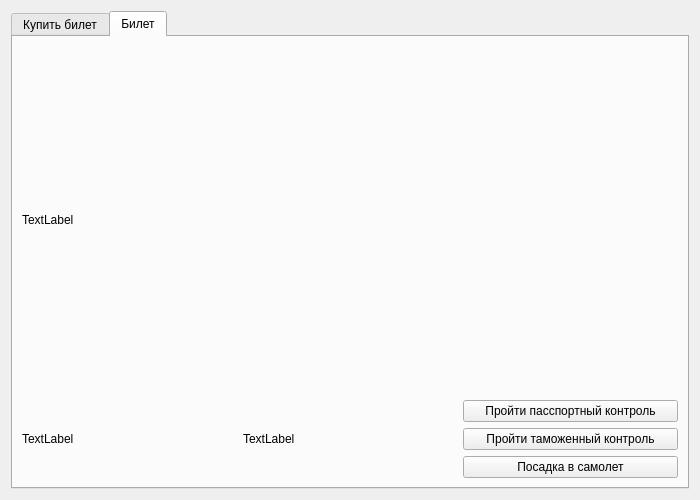
<?xml version="1.0" encoding="UTF-8"?>
<ui version="4.0">
 <class>Ticket</class>
 <widget class="QDialog" name="Ticket">
  <property name="geometry">
   <rect>
    <x>0</x>
    <y>0</y>
    <width>700</width>
    <height>500</height>
   </rect>
  </property>
  <property name="sizePolicy">
   <sizepolicy hsizetype="Preferred" vsizetype="Preferred">
    <horstretch>0</horstretch>
    <verstretch>0</verstretch>
   </sizepolicy>
  </property>
  <property name="minimumSize">
   <size>
    <width>700</width>
    <height>500</height>
   </size>
  </property>
  <property name="maximumSize">
   <size>
    <width>700</width>
    <height>500</height>
   </size>
  </property>
  <property name="windowTitle">
   <string>Dialog</string>
  </property>
  <layout class="QGridLayout" name="gridLayout">
   <item row="0" column="0">
    <widget class="QTabWidget" name="tabWidget">
     <property name="currentIndex">
      <number>1</number>
     </property>
     <widget class="QWidget" name="tab">
      <attribute name="title">
       <string>Купить билет</string>
      </attribute>
      <layout class="QGridLayout" name="gridLayout_5">
       <item row="0" column="1" rowspan="2">
        <widget class="QScrollArea" name="scrollArea">
         <property name="widgetResizable">
          <bool>true</bool>
         </property>
         <widget class="QWidget" name="scrollAreaWidgetContents">
          <property name="geometry">
           <rect>
            <x>0</x>
            <y>0</y>
            <width>325</width>
            <height>402</height>
           </rect>
          </property>
          <layout class="QVBoxLayout" name="verticalLayout">
           <item>
            <layout class="QGridLayout" name="gridLayout_buy_seats"/>
           </item>
          </layout>
         </widget>
        </widget>
       </item>
       <item row="1" column="0">
        <layout class="QGridLayout" name="gridLayout_3">
         <item row="0" column="0" colspan="2">
          <widget class="QLabel" name="label_3">
           <property name="text">
            <string>Данные пассажира</string>
           </property>
           <property name="alignment">
            <set>Qt::AlignCenter</set>
           </property>
          </widget>
         </item>
         <item row="4" column="0">
          <widget class="QLabel" name="label_10">
           <property name="text">
            <string>Серия Номер</string>
           </property>
          </widget>
         </item>
         <item row="2" column="1">
          <widget class="QLineEdit" name="lineEdit_lastname"/>
         </item>
         <item row="1" column="1">
          <widget class="QLineEdit" name="lineEdit_name"/>
         </item>
         <item row="2" column="0">
          <widget class="QLabel" name="label_7">
           <property name="text">
            <string>Фамилия</string>
           </property>
          </widget>
         </item>
         <item row="1" column="0">
          <widget class="QLabel" name="label_6">
           <property name="text">
            <string>Имя</string>
           </property>
          </widget>
         </item>
         <item row="5" column="1">
          <widget class="QComboBox" name="comboBox_buy_baggage">
           <item>
            <property name="text">
             <string>Да</string>
            </property>
           </item>
           <item>
            <property name="text">
             <string>Нет</string>
            </property>
           </item>
          </widget>
         </item>
         <item row="3" column="1">
          <widget class="QComboBox" name="comboBox_buy_gender">
           <item>
            <property name="text">
             <string>Мужской</string>
            </property>
           </item>
           <item>
            <property name="text">
             <string>Женский</string>
            </property>
           </item>
          </widget>
         </item>
         <item row="3" column="0">
          <widget class="QLabel" name="label_8">
           <property name="text">
            <string>Пол</string>
           </property>
          </widget>
         </item>
         <item row="4" column="1">
          <widget class="QLineEdit" name="lineEdit_buy_passport"/>
         </item>
         <item row="5" column="0">
          <widget class="QLabel" name="label_9">
           <property name="text">
            <string>Наличие багажа</string>
           </property>
          </widget>
         </item>
         <item row="6" column="0">
          <widget class="QLabel" name="label_11">
           <property name="text">
            <string>Выбранное место</string>
           </property>
          </widget>
         </item>
         <item row="6" column="1">
          <widget class="QLabel" name="label_buy_id_seat">
           <property name="font">
            <font>
             <pointsize>12</pointsize>
            </font>
           </property>
           <property name="text">
            <string/>
           </property>
          </widget>
         </item>
        </layout>
       </item>
       <item row="2" column="0" colspan="2">
        <widget class="QDialogButtonBox" name="buttonBox">
         <property name="standardButtons">
          <set>QDialogButtonBox::Cancel|QDialogButtonBox::Ok</set>
         </property>
         <property name="centerButtons">
          <bool>true</bool>
         </property>
        </widget>
       </item>
       <item row="0" column="0">
        <layout class="QGridLayout" name="gridLayout_2">
         <item row="3" column="0">
          <widget class="QLabel" name="label_1">
           <property name="text">
            <string>Пункт отправления</string>
           </property>
          </widget>
         </item>
         <item row="6" column="0">
          <widget class="QLabel" name="label_5">
           <property name="text">
            <string>Время вылета</string>
           </property>
          </widget>
         </item>
         <item row="0" column="0" colspan="2">
          <widget class="QLabel" name="label">
           <property name="text">
            <string> Информация о рейсе</string>
           </property>
           <property name="alignment">
            <set>Qt::AlignCenter</set>
           </property>
          </widget>
         </item>
         <item row="4" column="1">
          <widget class="QLabel" name="label_buy_city_to">
           <property name="text">
            <string>TextLabel</string>
           </property>
          </widget>
         </item>
         <item row="6" column="1">
          <widget class="QLabel" name="label_buy_time">
           <property name="text">
            <string>TextLabel</string>
           </property>
          </widget>
         </item>
         <item row="5" column="0">
          <widget class="QLabel" name="label_4">
           <property name="text">
            <string>День вылета</string>
           </property>
          </widget>
         </item>
         <item row="5" column="1">
          <widget class="QLabel" name="label_buy_date">
           <property name="text">
            <string>TextLabel</string>
           </property>
          </widget>
         </item>
         <item row="3" column="1">
          <widget class="QLabel" name="label_buy_city_from">
           <property name="text">
            <string>TextLabel</string>
           </property>
          </widget>
         </item>
         <item row="4" column="0">
          <widget class="QLabel" name="label_2">
           <property name="text">
            <string>Пункт прибытия</string>
           </property>
          </widget>
         </item>
         <item row="1" column="0" colspan="2">
          <widget class="QLabel" name="label_id_route">
           <property name="text">
            <string/>
           </property>
           <property name="alignment">
            <set>Qt::AlignCenter</set>
           </property>
          </widget>
         </item>
        </layout>
       </item>
      </layout>
     </widget>
     <widget class="QWidget" name="tab_2">
      <attribute name="title">
       <string>Билет</string>
      </attribute>
      <layout class="QGridLayout" name="gridLayout_4">
       <item row="1" column="0" rowspan="3">
        <widget class="QLabel" name="label_my_city_from_to">
         <property name="text">
          <string>TextLabel</string>
         </property>
        </widget>
       </item>
       <item row="3" column="2">
        <widget class="QPushButton" name="pushButton_my_fly">
         <property name="text">
          <string>Посадка в самолет</string>
         </property>
        </widget>
       </item>
       <item row="1" column="2">
        <widget class="QPushButton" name="pushButton_my_passport_control">
         <property name="text">
          <string>Пройти пасспортный контроль</string>
         </property>
        </widget>
       </item>
       <item row="2" column="2">
        <widget class="QPushButton" name="pushButton_my_customer_control">
         <property name="text">
          <string>Пройти таможенный контроль</string>
         </property>
        </widget>
       </item>
       <item row="1" column="1" rowspan="3">
        <widget class="QLabel" name="label_my_date_time">
         <property name="text">
          <string>TextLabel</string>
         </property>
        </widget>
       </item>
       <item row="0" column="0" colspan="3">
        <widget class="QLabel" name="label_waiting">
         <property name="text">
          <string>TextLabel</string>
         </property>
        </widget>
       </item>
      </layout>
     </widget>
    </widget>
   </item>
  </layout>
 </widget>
 <resources/>
 <connections/>
</ui>
